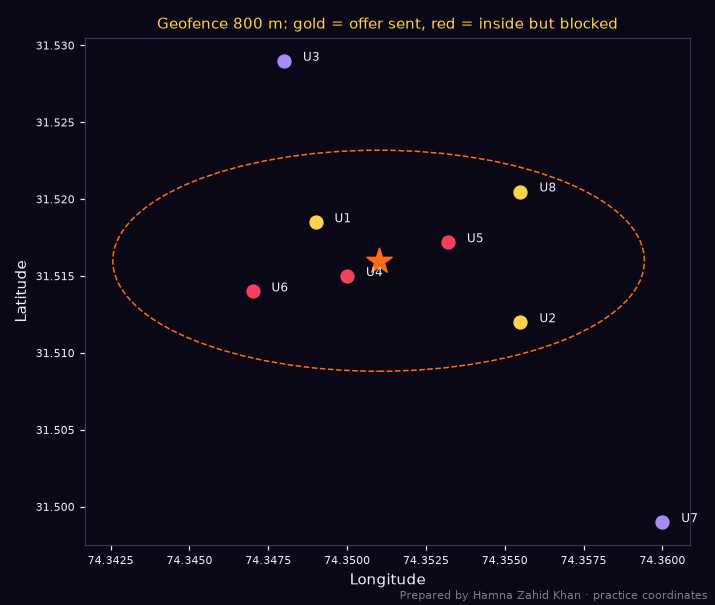

Python code for this plot:
# Location-based marketing: decide which app users are inside a geofence around a store and
# should get a (consented) push offer, using the haversine distance. Prepared by Hamna Zahid Khan.
# Coordinates are approximate points in Lahore for practice.
import math
import matplotlib
matplotlib.use("Agg")
import matplotlib.pyplot as plt

BG, FIRE, GOLD, VIOLET, EMBER, TEXT = "#0A0716", "#FF6B1A", "#FCD34D", "#A78BFA", "#F43F5E", "#F5EEFF"
STORE = ("Store - Gulberg", 31.5160, 74.3510)
RADIUS_M = 800

def haversine(lat1, lon1, lat2, lon2):
    r = 6_371_000
    p1, p2 = math.radians(lat1), math.radians(lat2)
    dphi, dl = math.radians(lat2 - lat1), math.radians(lon2 - lon1)
    a = math.sin(dphi / 2) ** 2 + math.cos(p1) * math.cos(p2) * math.sin(dl / 2) ** 2
    return 2 * r * math.asin(math.sqrt(a))

users = [  # id, lat, lon, location consent, push opt-in, already got an offer today
    ("U1", 31.5185, 74.3490, True, True, False), ("U2", 31.5120, 74.3555, True, True, False),
    ("U3", 31.5290, 74.3480, True, True, False), ("U4", 31.5150, 74.3500, False, True, False),
    ("U5", 31.5172, 74.3532, True, False, False), ("U6", 31.5140, 74.3470, True, True, True),
    ("U7", 31.4990, 74.3600, True, True, False), ("U8", 31.5205, 74.3555, True, True, False),
]
fig, ax = plt.subplots(figsize=(6.5, 5.5), facecolor=BG); ax.set_facecolor(BG)
for uid, lat, lon, loc_ok, push_ok, capped in users:
    d = haversine(STORE[1], STORE[2], lat, lon)
    inside = d <= RADIUS_M
    send = inside and loc_ok and push_ok and not capped
    reason = ("SEND offer" if send else "outside fence" if not inside else
              "no location consent" if not loc_ok else "push not enabled" if not push_ok else "frequency cap reached")
    print(f"{uid}: {d:>6.0f} m from store -> {reason}")
    ax.scatter(lon, lat, color=GOLD if send else (EMBER if inside else VIOLET), s=70)
    ax.text(lon + 0.0006, lat, uid, color=TEXT, fontsize=8)
ax.scatter(STORE[2], STORE[1], marker="*", s=300, color=FIRE)
deg_lat = RADIUS_M / 111_320
deg_lon = RADIUS_M / (111_320 * math.cos(math.radians(STORE[1])))
ax.add_patch(plt.matplotlib.patches.Ellipse((STORE[2], STORE[1]), 2 * deg_lon, 2 * deg_lat, fill=False, color=FIRE, ls="--"))
ax.set_title("Geofence 800 m: gold = offer sent, red = inside but blocked", color=GOLD, fontsize=10)
ax.tick_params(colors=TEXT, labelsize=7)
for s in ax.spines.values(): s.set_color("#3b3355")
ax.set_xlabel("Longitude", color=TEXT); ax.set_ylabel("Latitude", color=TEXT)
fig.text(0.99, 0.01, "Prepared by Hamna Zahid Khan · practice coordinates", color=TEXT, alpha=0.5, ha="right", fontsize=7)
plt.tight_layout(); plt.savefig("session-03_geofence.png", dpi=110, facecolor=BG)
print("Saved session-03_geofence.png")
